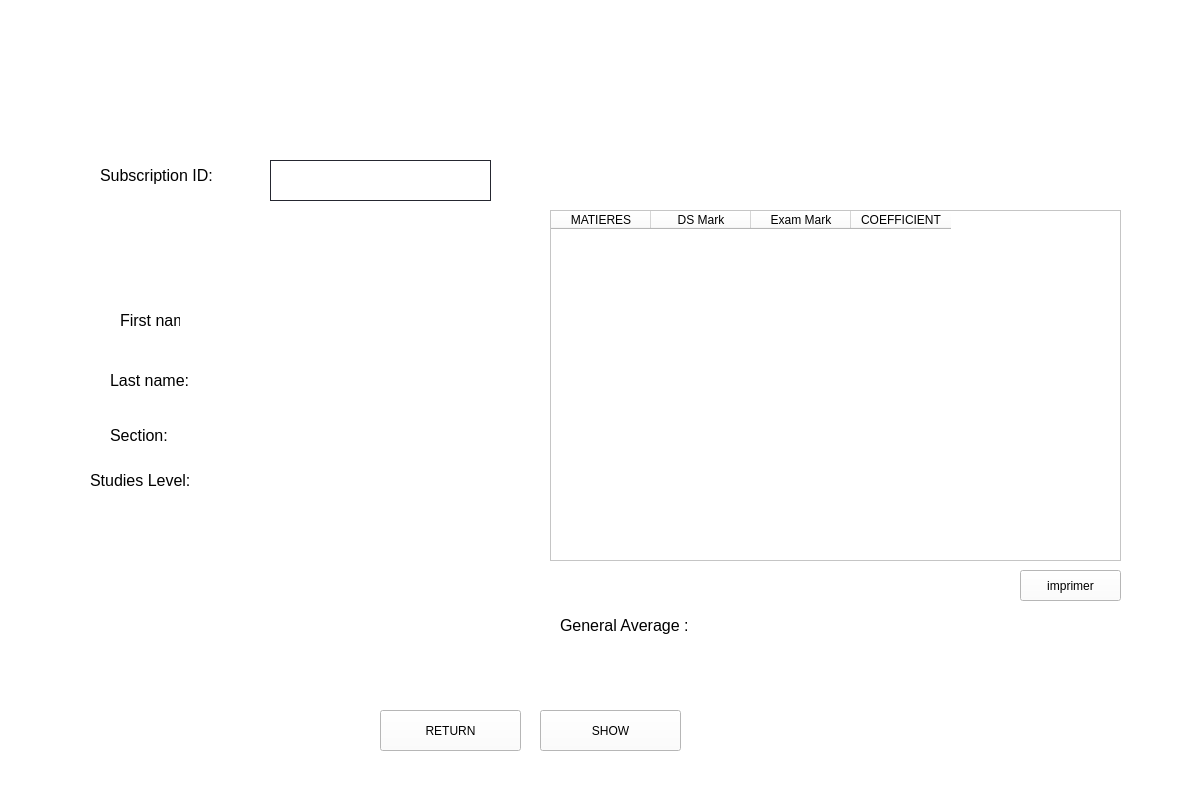
<?xml version="1.0" encoding="UTF-8"?>
<ui version="4.0">
 <class>Form</class>
 <widget class="QWidget" name="Form">
  <property name="geometry">
   <rect>
    <x>0</x>
    <y>0</y>
    <width>1201</width>
    <height>801</height>
   </rect>
  </property>
  <property name="windowTitle">
   <string>Form</string>
  </property>
  <property name="styleSheet">
   <string notr="true"> 
background-color: rgb(255, 255, 255);</string>
  </property>
  <widget class="QLabel" name="label">
   <property name="geometry">
    <rect>
     <x>70</x>
     <y>40</y>
     <width>721</width>
     <height>51</height>
    </rect>
   </property>
   <property name="styleSheet">
    <string notr="true">font: 18pt &quot;Poppins&quot;;
 font: 75 20pt &quot;Poppins&quot;;
color: rgb(0, 0, 0);
 </string>
   </property>
   <property name="text">
    <string>&lt;html&gt;&lt;head/&gt;&lt;body&gt;&lt;p&gt;&lt;span style=&quot; font-size:24pt; color:#FFFFFF;&quot;&gt;STUDENT BILL MARKS ::&lt;/span&gt;&lt;/p&gt;&lt;/body&gt;&lt;/html&gt;</string>
   </property>
  </widget>
  <widget class="QLabel" name="label_2">
   <property name="geometry">
    <rect>
     <x>100</x>
     <y>160</y>
     <width>171</width>
     <height>31</height>
    </rect>
   </property>
   <property name="text">
    <string>&lt;html&gt;&lt;head/&gt;&lt;body&gt;&lt;p&gt;&lt;span style=&quot; font-size:12pt;&quot;&gt;Subscription ID:&lt;/span&gt;&lt;/p&gt;&lt;/body&gt;&lt;/html&gt;</string>
   </property>
  </widget>
  <widget class="QLineEdit" name="num_inscription">
   <property name="geometry">
    <rect>
     <x>270</x>
     <y>160</y>
     <width>221</width>
     <height>41</height>
    </rect>
   </property>
   <property name="styleSheet">
    <string notr="true">QLineEdit {
border: 1px solid rgb(37,39,48);

padding-left:20px;
padding-right:20px;
}
</string>
   </property>
  </widget>
  <widget class="QLabel" name="num">
   <property name="geometry">
    <rect>
     <x>300</x>
     <y>210</y>
     <width>151</width>
     <height>16</height>
    </rect>
   </property>
   <property name="text">
    <string/>
   </property>
  </widget>
  <widget class="QTableWidget" name="tableWidget">
   <property name="geometry">
    <rect>
     <x>550</x>
     <y>210</y>
     <width>571</width>
     <height>351</height>
    </rect>
   </property>
   <column>
    <property name="text">
     <string>MATIERES</string>
    </property>
   </column>
   <column>
    <property name="text">
     <string>DS Mark</string>
    </property>
   </column>
   <column>
    <property name="text">
     <string>Exam Mark</string>
    </property>
   </column>
   <column>
    <property name="text">
     <string>COEFFICIENT</string>
    </property>
   </column>
  </widget>
  <widget class="QLabel" name="label_3">
   <property name="geometry">
    <rect>
     <x>560</x>
     <y>610</y>
     <width>181</width>
     <height>31</height>
    </rect>
   </property>
   <property name="text">
    <string>&lt;html&gt;&lt;head/&gt;&lt;body&gt;&lt;p&gt;&lt;span style=&quot; font-size:12pt; &quot;&gt;General Average :&lt;/span&gt;&lt;/p&gt;&lt;/body&gt;&lt;/html&gt;</string>
   </property>
  </widget>
  <widget class="QLabel" name="moyenne">
   <property name="geometry">
    <rect>
     <x>750</x>
     <y>610</y>
     <width>131</width>
     <height>21</height>
    </rect>
   </property>
   <property name="text">
    <string/>
   </property>
  </widget>
  <widget class="QPushButton" name="ok">
   <property name="geometry">
    <rect>
     <x>380</x>
     <y>710</y>
     <width>141</width>
     <height>41</height>
    </rect>
   </property>
   <property name="styleSheet">
    <string notr="true">font: 12pt &quot;Poppins&quot;;</string>
   </property>
   <property name="text">
    <string>RETURN</string>
   </property>
  </widget>
  <widget class="QPushButton" name="afficher">
   <property name="geometry">
    <rect>
     <x>540</x>
     <y>710</y>
     <width>141</width>
     <height>41</height>
    </rect>
   </property>
   <property name="styleSheet">
    <string notr="true">font: 12pt &quot;Poppins&quot;;</string>
   </property>
   <property name="text">
    <string>SHOW</string>
   </property>
  </widget>
  <widget class="QLabel" name="a">
   <property name="geometry">
    <rect>
     <x>750</x>
     <y>650</y>
     <width>171</width>
     <height>16</height>
    </rect>
   </property>
   <property name="text">
    <string>&lt;html&gt;&lt;head/&gt;&lt;body&gt;&lt;p/&gt;&lt;/body&gt;&lt;/html&gt;</string>
   </property>
  </widget>
  <widget class="QPushButton" name="imprimer">
   <property name="geometry">
    <rect>
     <x>1020</x>
     <y>570</y>
     <width>101</width>
     <height>31</height>
    </rect>
   </property>
   <property name="styleSheet">
    <string notr="true">font: 12pt &quot;Poppins&quot;;</string>
   </property>
   <property name="text">
    <string>imprimer</string>
   </property>
  </widget>
  <widget class="QLabel" name="label_4">
   <property name="geometry">
    <rect>
     <x>120</x>
     <y>310</y>
     <width>81</width>
     <height>21</height>
    </rect>
   </property>
   <property name="text">
    <string>&lt;html&gt;&lt;head/&gt;&lt;body&gt;&lt;p&gt;&lt;span style=&quot; font-size:12pt;&quot;&gt;First name:&lt;/span&gt;&lt;/p&gt;&lt;/body&gt;&lt;/html&gt;</string>
   </property>
  </widget>
  <widget class="QLabel" name="label_6">
   <property name="geometry">
    <rect>
     <x>110</x>
     <y>360</y>
     <width>91</width>
     <height>41</height>
    </rect>
   </property>
   <property name="text">
    <string>&lt;html&gt;&lt;head/&gt;&lt;body&gt;&lt;p&gt;&lt;span style=&quot; font-size:12pt;&quot;&gt;Last name:&lt;/span&gt;&lt;/p&gt;&lt;/body&gt;&lt;/html&gt;</string>
   </property>
  </widget>
  <widget class="QLabel" name="label_7">
   <property name="geometry">
    <rect>
     <x>110</x>
     <y>420</y>
     <width>91</width>
     <height>31</height>
    </rect>
   </property>
   <property name="text">
    <string>&lt;html&gt;&lt;head/&gt;&lt;body&gt;&lt;p&gt;&lt;span style=&quot; font-size:12pt;&quot;&gt;Section:&lt;/span&gt;&lt;/p&gt;&lt;/body&gt;&lt;/html&gt;</string>
   </property>
  </widget>
  <widget class="QLabel" name="label_8">
   <property name="geometry">
    <rect>
     <x>90</x>
     <y>460</y>
     <width>161</width>
     <height>41</height>
    </rect>
   </property>
   <property name="text">
    <string>&lt;html&gt;&lt;head/&gt;&lt;body&gt;&lt;p&gt;&lt;span style=&quot; font-size:12pt;&quot;&gt;Studies Level:&lt;/span&gt;&lt;/p&gt;&lt;/body&gt;&lt;/html&gt;</string>
   </property>
  </widget>
  <widget class="QLabel" name="nom">
   <property name="geometry">
    <rect>
     <x>180</x>
     <y>310</y>
     <width>141</width>
     <height>21</height>
    </rect>
   </property>
   <property name="text">
    <string/>
   </property>
  </widget>
  <widget class="QLabel" name="prenom">
   <property name="geometry">
    <rect>
     <x>190</x>
     <y>370</y>
     <width>151</width>
     <height>21</height>
    </rect>
   </property>
   <property name="text">
    <string/>
   </property>
  </widget>
  <widget class="QLabel" name="section">
   <property name="geometry">
    <rect>
     <x>200</x>
     <y>420</y>
     <width>121</width>
     <height>31</height>
    </rect>
   </property>
   <property name="text">
    <string/>
   </property>
  </widget>
  <widget class="QLabel" name="niveau">
   <property name="geometry">
    <rect>
     <x>230</x>
     <y>470</y>
     <width>121</width>
     <height>21</height>
    </rect>
   </property>
   <property name="text">
    <string/>
   </property>
  </widget>
 
 </widget>
 <resources/>
 <connections/>
</ui>
